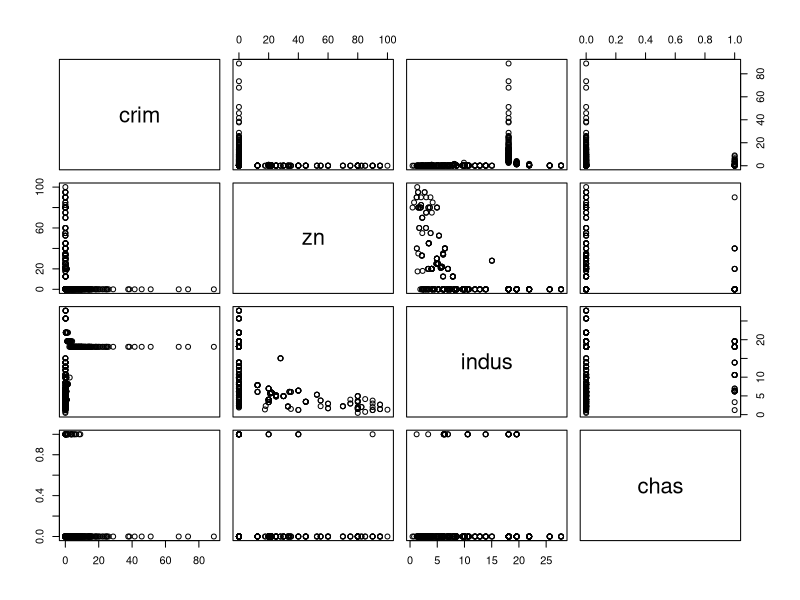
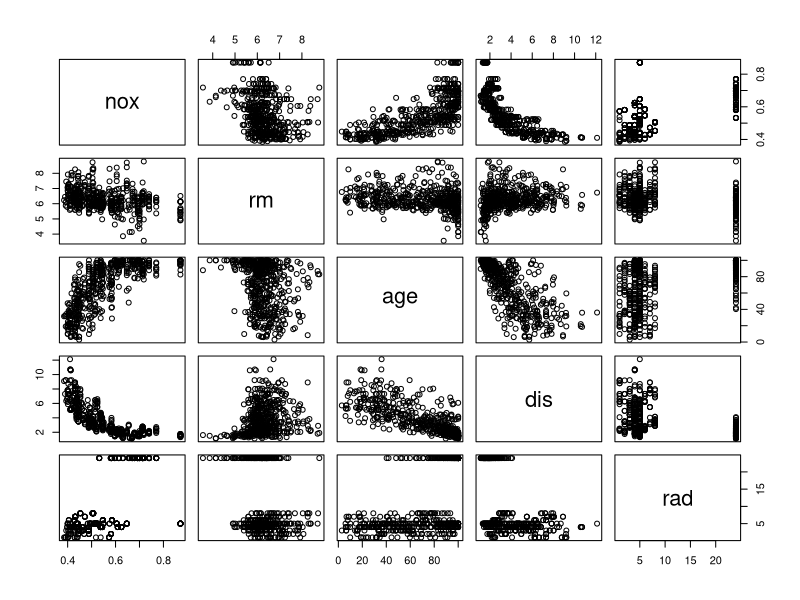
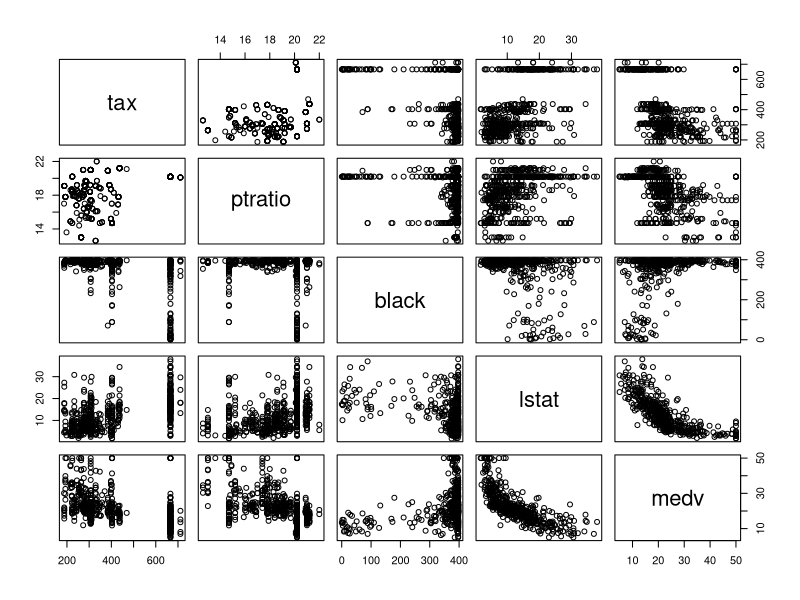
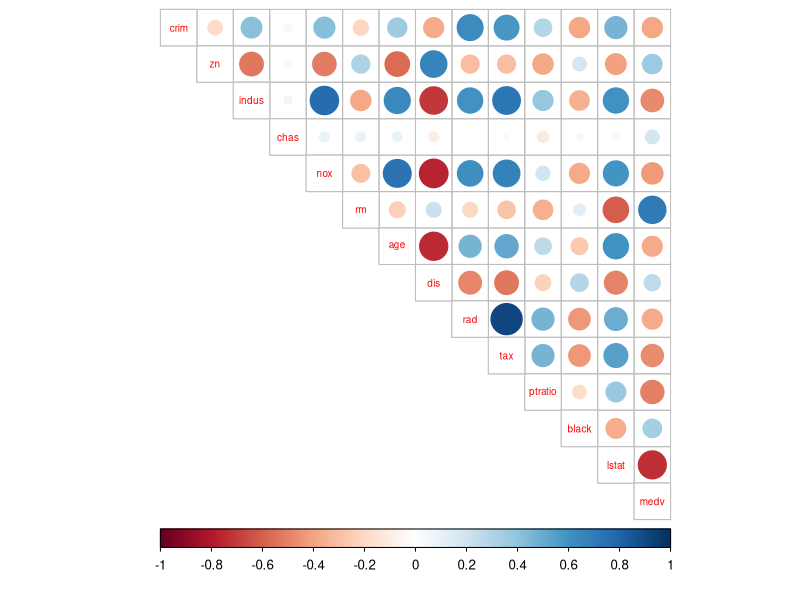
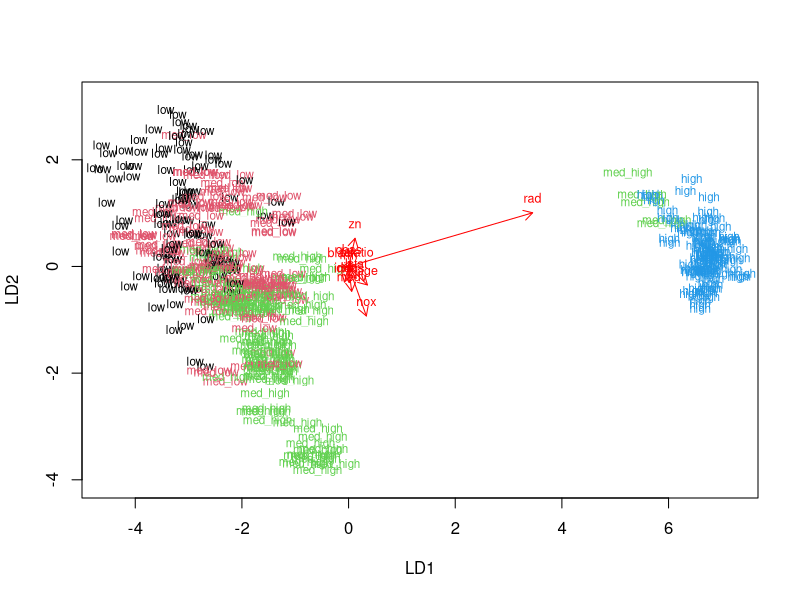
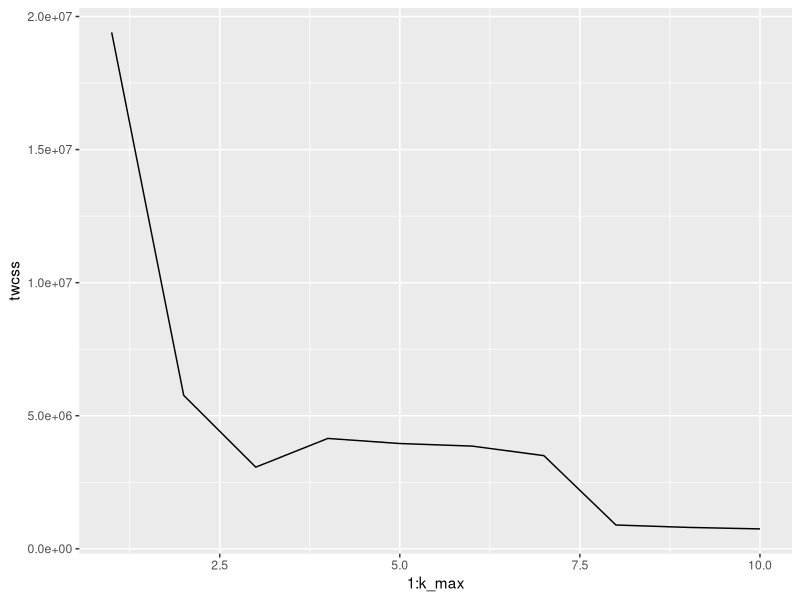
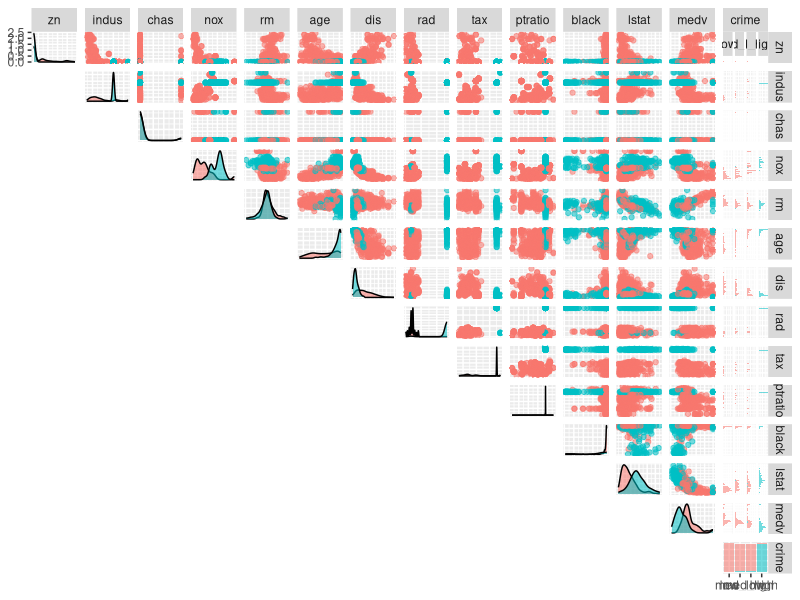

Here is the R script that generated these plots, in order:
# First we access the packages and load the data
library(MASS)
library(tidyverse)
library(corrplot)
library(MASS)
library(dplyr)
library(ggplot2)
library(GGally)
data("Boston")


# Exploring the stucture and summary of the dataset
str(Boston)
summary(Boston)

# Plotting the matrix of the variables

pairs(Boston[1:4])
pairs(Boston[5:9])
pairs(Boston[10:14])

# We proceed to calculate the correlation matrix and round it up and then print it

cor_matrix<-cor(Boston) %>% round(2)
cor_matrix

# Then we plot the correlation matrix

corrplot(cor_matrix, method="circle" ,type = "upper",cl.pos="b", tl.pos = "d", tl.cex =0.6)

#This is a bit more informative than the plots in the beginning.
#We can see that there is high correlations between for example "index of accessibility to radial highways" & "full-value property-tax rate per \$10,000" (0.91), "nitrogen oxides concentration" & "proportion of non-retail business acres per town" (-0.77), "proportion of owner-occupied units built prior to 1940" & "weighted mean of distances to five Boston employment centres" (-0.75).

#Next we standadize the dataset

boston_scaled <- scale(Boston)
summary(boston_scaled)

#All variables have now zero as a mean value. 

#We proceed to wrangle the crime rate variable:

boston_scaled <- as.data.frame(boston_scaled)
summary(boston_scaled$crim)
bins <- quantile(boston_scaled$crim)
crime <- cut(boston_scaled$crim, breaks = bins, include.lowest = TRUE, labels = c("low", "med_low", "med_high", "high"))
table(crime)
boston_scaled <- dplyr::select(boston_scaled, -crim)
boston_scaled <- data.frame(boston_scaled, crime)

#Now we have a new categorical variable of the crime rate in the boston dataset.
#Old crime rate variable has also been dropped.

#The next step is to divide the dataset to train and test set:

n <- nrow(boston_scaled)
ind <- sample(n,  size = n * 0.8)
train <- boston_scaled[ind,]
test <- boston_scaled[-ind,]
correct_classes <- test$crime
test <- dplyr::select(test, -crime)

#Now that we have finished data wrangling, we can proceed to linear discriminant analysis on the treain set.
#Categorical crime rate is target variable and other variables in the dataset are predictor variables.

lda.fit <- lda(crime ~., data = train)

lda.fit

lda.arrows <- function(x, myscale = 1, arrow_heads = 0.1, color = "red", tex = 0.75, choices = c(1,2)){
  heads <- coef(x)
  arrows(x0 = 0, y0 = 0, 
         x1 = myscale * heads[,choices[1]], 
         y1 = myscale * heads[,choices[2]], col=color, length = arrow_heads)
  text(myscale * heads[,choices], labels = row.names(heads), 
       cex = tex, col=color, pos=3)
}

classes <- as.numeric(train$crime)

plot(lda.fit, dimen = 2, col=classes, pch = classes)
lda.arrows(lda.fit, myscale = 1)

# In LD1 and LD2, variable "index of accessibility to radial highways" has the biggest separation weight related to other variables (LDI1 3.014 and LD2 0,892).

#Next we predict the classes with the LDA model on the test data and cross tabulate the results with the crime categories from the test set.
#Earlier we saved the crime categories from the test set and removed the categorical crime variable from the test dataset.

lda.pred <- predict(lda.fit, newdata = test)
table(correct = correct_classes, predicted = lda.pred$class)

#Firstly model predicts very well high crime rate. The model predictor performs badly on the second lowest crime rate.

#7
#Relading the Boston dataset and standardizing the dataset
#We also calculate the distances between the observations and run k-means algorithm on the dataset.

boston_scaled <- as.data.frame(boston_scaled)
set.seed(123)
k_max <- 10
twcss <- sapply(1:k_max, function(k){kmeans(Boston, k)$tot.withinss})
qplot(x = 1:k_max, y = twcss, geom = 'line')

#We can see dramatic drop at the second value -> two clusters is the way to go.


km <-kmeans(Boston, centers = 2)

class(km$cluster)
ggpairs(boston_scaled, mapping = aes(col = as.factor(km$cluster), alpha = 0.3), lower = "blank", upper = list(continuous = "points", combo =
                                                                                                             "facethist", discrete = "facetbar", na = "na"))
#In most cases two clusters divides the observations well enough.